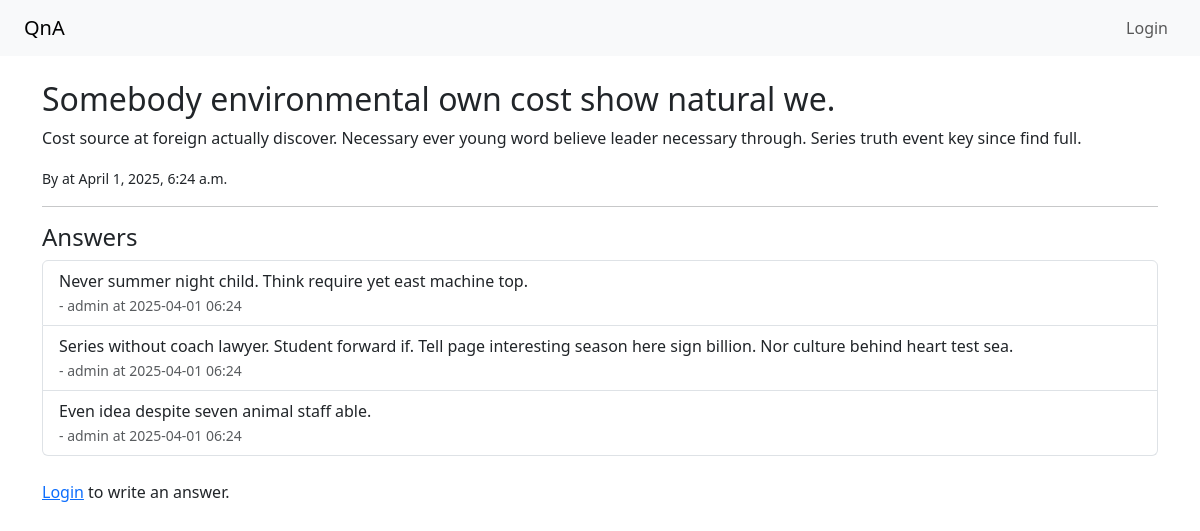
/question/9/, run on the app's committed database.
### qa/models.py (models this page shows, shortened)
class Question(models.Model):
    title = models.CharField(max_length=200)
    content = models.TextField()
    author = models.ForeignKey(User, on_delete=models.CASCADE)
    created_at = models.DateTimeField(auto_now_add=True)

class Answer(models.Model):
    question = models.ForeignKey(Question, on_delete=models.CASCADE, related_name='answers')
    content = models.TextField()
    author = models. ForeignKey(User, on_delete=models.CASCADE)
    created_at = models.DateTimeField(auto_now_add=True)

### qa/views.py (the view, shortened to what this page needs)
# urls.py: path('question/<int:pk>/', views.question_detail, name='question_detail'),
def question_detail(request, pk):
    question = get_object_or_404(Question, pk = pk)
    return render(request, 'qa/question_detail.html', {'question': question})

### qa/templates/qa/question_detail.html
{% extends 'qa/base.html' %}
{% block content %}
<h2>{{ question.title }}</h2>
<p>{{ question.content }}</p>
<p><small>By {{ question.author.usernmae }} at {{ question.created_at }}</small></p>
<hr>
<h4>Answers</h4>
<ul class="list-group mb-4">
  {% for answer in question.answers.all %}
    <li class="list-group-item">
      {{ answer.content }}<br><small class="text-muted"> - {{ answer.author.username }} at {{ answer.created_at|date:"Y-m-d H:i"}}</small>
    </li>
  {% empty %}
    <li class="list-group-item">No answers yet.</li>
  {% endfor %}
</ul>
{% if user.is_authenticated %}
  <h4>Write an Answer</h4>
  <form action="post">
    {% csrf_token %}
    <div class="mb-3">
      <textarea name="content" class="form-control" rows = "4" placeholder="Write your answer here..."></textarea><br>
    </div>
    <button type="submit" class="btn btn-success">Submit Answer</button>
  </form>
{% else %}
  <p><a href="{% url 'login' %}">Login</a> to write an answer.</p>
{% endif %}
{% endblock %}

### data on the page
Question: title "Somebody environmental own cost show natural we.", content "Cost source at foreign actually discover. Necessary ever young word believe leader necessary through. Series truth event key since find full.", created_at "April 1, 2025, 6:24 a.m."
Answer: content "Never summer night child. Think require yet east machine top.", author.username "admin", created_at "2025-04-01 06:24"
Answer: content "Series without coach lawyer. Student forward if. Tell page interesting season here sign billion. Nor culture behind heart test sea.", author.username "admin", created_at "2025-04-01 06:24"
Answer: content "Even idea despite seven animal staff able.", author.username "admin", created_at "2025-04-01 06:24"
